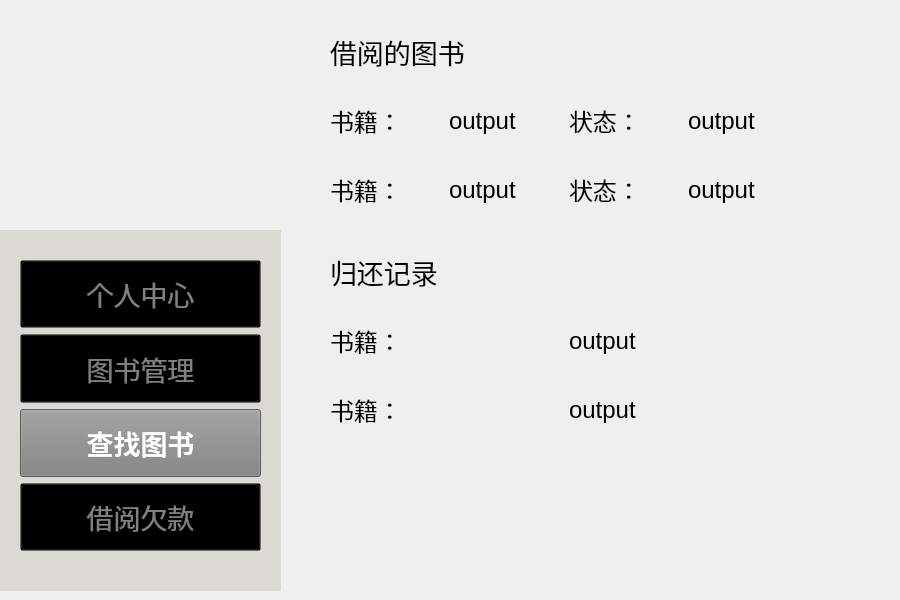
<?xml version="1.0" encoding="UTF-8"?>
<ui version="4.0">
 <class>find_window</class>
 <widget class="QWidget" name="find_window">
  <property name="geometry">
   <rect>
    <x>0</x>
    <y>0</y>
    <width>900</width>
    <height>600</height>
   </rect>
  </property>
  <property name="windowTitle">
   <string>Form</string>
  </property>
  <widget class="QWidget" name="verticalLayoutWidget">
   <property name="geometry">
    <rect>
     <x>0</x>
     <y>230</y>
     <width>281</width>
     <height>361</height>
    </rect>
   </property>
   <layout class="QVBoxLayout" name="mode">
    <item>
     <widget class="QFrame" name="frame">
      <property name="enabled">
       <bool>true</bool>
      </property>
      <property name="acceptDrops">
       <bool>false</bool>
      </property>
      <property name="autoFillBackground">
       <bool>false</bool>
      </property>
      <property name="styleSheet">
       <string notr="true">QFrame {
    background-color: rgb(218,217,211); 
}
</string>
      </property>
      <property name="frameShape">
       <enum>QFrame::Shape::NoFrame</enum>
      </property>
      <property name="frameShadow">
       <enum>QFrame::Shadow::Plain</enum>
      </property>
      <widget class="QWidget" name="verticalLayoutWidget_2">
       <property name="geometry">
        <rect>
         <x>20</x>
         <y>30</y>
         <width>241</width>
         <height>291</height>
        </rect>
       </property>
       <layout class="QVBoxLayout" name="verticalLayout_2">
        <item>
         <widget class="QPushButton" name="PersonalMode_Button">
          <property name="enabled">
           <bool>true</bool>
          </property>
          <property name="sizePolicy">
           <sizepolicy hsizetype="Expanding" vsizetype="Expanding">
            <horstretch>0</horstretch>
            <verstretch>0</verstretch>
           </sizepolicy>
          </property>
          <property name="font">
           <font>
            <pointsize>20</pointsize>
            <bold>false</bold>
           </font>
          </property>
          <property name="focusPolicy">
           <enum>Qt::FocusPolicy::ClickFocus</enum>
          </property>
          <property name="layoutDirection">
           <enum>Qt::LayoutDirection::LeftToRight</enum>
          </property>
          <property name="autoFillBackground">
           <bool>false</bool>
          </property>
          <property name="styleSheet">
           <string notr="true">QPushButton {
    background-color: transparent;
    color: grey;
}
</string>
          </property>
          <property name="text">
           <string>个人中心</string>
          </property>
         </widget>
        </item>
        <item>
         <widget class="QPushButton" name="BookMode_Button">
          <property name="enabled">
           <bool>true</bool>
          </property>
          <property name="sizePolicy">
           <sizepolicy hsizetype="Expanding" vsizetype="Expanding">
            <horstretch>0</horstretch>
            <verstretch>0</verstretch>
           </sizepolicy>
          </property>
          <property name="palette">
           <palette>
            <active>
             <colorrole role="WindowText">
              <brush brushstyle="SolidPattern">
               <color alpha="255">
                <red>128</red>
                <green>128</green>
                <blue>128</blue>
               </color>
              </brush>
             </colorrole>
             <colorrole role="Button">
              <brush brushstyle="SolidPattern">
               <color alpha="0">
                <red>0</red>
                <green>0</green>
                <blue>0</blue>
               </color>
              </brush>
             </colorrole>
             <colorrole role="Text">
              <brush brushstyle="SolidPattern">
               <color alpha="255">
                <red>128</red>
                <green>128</green>
                <blue>128</blue>
               </color>
              </brush>
             </colorrole>
             <colorrole role="ButtonText">
              <brush brushstyle="SolidPattern">
               <color alpha="255">
                <red>128</red>
                <green>128</green>
                <blue>128</blue>
               </color>
              </brush>
             </colorrole>
             <colorrole role="Base">
              <brush brushstyle="SolidPattern">
               <color alpha="0">
                <red>0</red>
                <green>0</green>
                <blue>0</blue>
               </color>
              </brush>
             </colorrole>
             <colorrole role="Window">
              <brush brushstyle="SolidPattern">
               <color alpha="0">
                <red>0</red>
                <green>0</green>
                <blue>0</blue>
               </color>
              </brush>
             </colorrole>
             <colorrole role="PlaceholderText">
              <brush brushstyle="SolidPattern">
               <color alpha="128">
                <red>128</red>
                <green>128</green>
                <blue>128</blue>
               </color>
              </brush>
             </colorrole>
            </active>
            <inactive>
             <colorrole role="WindowText">
              <brush brushstyle="SolidPattern">
               <color alpha="255">
                <red>128</red>
                <green>128</green>
                <blue>128</blue>
               </color>
              </brush>
             </colorrole>
             <colorrole role="Button">
              <brush brushstyle="SolidPattern">
               <color alpha="0">
                <red>0</red>
                <green>0</green>
                <blue>0</blue>
               </color>
              </brush>
             </colorrole>
             <colorrole role="Text">
              <brush brushstyle="SolidPattern">
               <color alpha="255">
                <red>128</red>
                <green>128</green>
                <blue>128</blue>
               </color>
              </brush>
             </colorrole>
             <colorrole role="ButtonText">
              <brush brushstyle="SolidPattern">
               <color alpha="255">
                <red>128</red>
                <green>128</green>
                <blue>128</blue>
               </color>
              </brush>
             </colorrole>
             <colorrole role="Base">
              <brush brushstyle="SolidPattern">
               <color alpha="0">
                <red>0</red>
                <green>0</green>
                <blue>0</blue>
               </color>
              </brush>
             </colorrole>
             <colorrole role="Window">
              <brush brushstyle="SolidPattern">
               <color alpha="0">
                <red>0</red>
                <green>0</green>
                <blue>0</blue>
               </color>
              </brush>
             </colorrole>
             <colorrole role="PlaceholderText">
              <brush brushstyle="SolidPattern">
               <color alpha="128">
                <red>128</red>
                <green>128</green>
                <blue>128</blue>
               </color>
              </brush>
             </colorrole>
            </inactive>
            <disabled>
             <colorrole role="WindowText">
              <brush brushstyle="SolidPattern">
               <color alpha="255">
                <red>128</red>
                <green>128</green>
                <blue>128</blue>
               </color>
              </brush>
             </colorrole>
             <colorrole role="Button">
              <brush brushstyle="SolidPattern">
               <color alpha="0">
                <red>0</red>
                <green>0</green>
                <blue>0</blue>
               </color>
              </brush>
             </colorrole>
             <colorrole role="Text">
              <brush brushstyle="SolidPattern">
               <color alpha="255">
                <red>128</red>
                <green>128</green>
                <blue>128</blue>
               </color>
              </brush>
             </colorrole>
             <colorrole role="ButtonText">
              <brush brushstyle="SolidPattern">
               <color alpha="255">
                <red>128</red>
                <green>128</green>
                <blue>128</blue>
               </color>
              </brush>
             </colorrole>
             <colorrole role="Base">
              <brush brushstyle="SolidPattern">
               <color alpha="0">
                <red>0</red>
                <green>0</green>
                <blue>0</blue>
               </color>
              </brush>
             </colorrole>
             <colorrole role="Window">
              <brush brushstyle="SolidPattern">
               <color alpha="0">
                <red>0</red>
                <green>0</green>
                <blue>0</blue>
               </color>
              </brush>
             </colorrole>
             <colorrole role="PlaceholderText">
              <brush brushstyle="SolidPattern">
               <color alpha="128">
                <red>128</red>
                <green>128</green>
                <blue>128</blue>
               </color>
              </brush>
             </colorrole>
            </disabled>
           </palette>
          </property>
          <property name="font">
           <font>
            <pointsize>20</pointsize>
            <bold>false</bold>
           </font>
          </property>
          <property name="mouseTracking">
           <bool>false</bool>
          </property>
          <property name="acceptDrops">
           <bool>false</bool>
          </property>
          <property name="layoutDirection">
           <enum>Qt::LayoutDirection::LeftToRight</enum>
          </property>
          <property name="autoFillBackground">
           <bool>false</bool>
          </property>
          <property name="styleSheet">
           <string notr="true">QPushButton {
    background-color: transparent;
    color: grey;
}
</string>
          </property>
          <property name="text">
           <string>图书管理</string>
          </property>
         </widget>
        </item>
        <item>
         <widget class="QPushButton" name="FindBookMode_Button">
          <property name="sizePolicy">
           <sizepolicy hsizetype="Expanding" vsizetype="Expanding">
            <horstretch>0</horstretch>
            <verstretch>0</verstretch>
           </sizepolicy>
          </property>
          <property name="font">
           <font>
            <pointsize>20</pointsize>
            <bold>true</bold>
           </font>
          </property>
          <property name="layoutDirection">
           <enum>Qt::LayoutDirection::LeftToRight</enum>
          </property>
          <property name="autoFillBackground">
           <bool>false</bool>
          </property>
          <property name="styleSheet">
           <string notr="true">QPushButton {
    background-color: gray;
    color: white;
}</string>
          </property>
          <property name="text">
           <string>查找图书</string>
          </property>
         </widget>
        </item>
        <item>
         <widget class="QPushButton" name="PayMode_Button">
          <property name="sizePolicy">
           <sizepolicy hsizetype="Expanding" vsizetype="Expanding">
            <horstretch>0</horstretch>
            <verstretch>0</verstretch>
           </sizepolicy>
          </property>
          <property name="font">
           <font>
            <pointsize>20</pointsize>
           </font>
          </property>
          <property name="layoutDirection">
           <enum>Qt::LayoutDirection::LeftToRight</enum>
          </property>
          <property name="autoFillBackground">
           <bool>false</bool>
          </property>
          <property name="styleSheet">
           <string notr="true">QPushButton {
    background-color: transparent;
    color: grey;
}
</string>
          </property>
          <property name="text">
           <string>借阅欠款</string>
          </property>
         </widget>
        </item>
       </layout>
       <zorder>BookMode_Button</zorder>
       <zorder>FindBookMode_Button</zorder>
       <zorder>PayMode_Button</zorder>
       <zorder>PersonalMode_Button</zorder>
      </widget>
     </widget>
    </item>
   </layout>
  </widget>
  <widget class="QLabel" name="cat_1">
   <property name="geometry">
    <rect>
     <x>730</x>
     <y>350</y>
     <width>171</width>
     <height>221</height>
    </rect>
   </property>
   <property name="sizePolicy">
    <sizepolicy hsizetype="Expanding" vsizetype="Expanding">
     <horstretch>0</horstretch>
     <verstretch>0</verstretch>
    </sizepolicy>
   </property>
   <property name="maximumSize">
    <size>
     <width>300</width>
     <height>300</height>
    </size>
   </property>
   <property name="text">
    <string/>
   </property>
   <property name="pixmap">
    <pixmap resource="resources.qrc">:/images/E:/document/year_one/3rd/Cat(1).png</pixmap>
   </property>
   <property name="scaledContents">
    <bool>true</bool>
   </property>
  </widget>
  <widget class="QWidget" name="verticalLayoutWidget_4">
   <property name="geometry">
    <rect>
     <x>330</x>
     <y>240</y>
     <width>471</width>
     <height>201</height>
    </rect>
   </property>
   <layout class="QVBoxLayout" name="verticalLayout_3">
    <item>
     <widget class="QLabel" name="label_7">
      <property name="font">
       <font>
        <family>华文隶书</family>
        <pointsize>20</pointsize>
       </font>
      </property>
      <property name="text">
       <string>归还记录</string>
      </property>
     </widget>
    </item>
    <item>
     <layout class="QHBoxLayout" name="horizontalLayout_3">
      <item>
       <widget class="QLabel" name="label_15">
        <property name="font">
         <font>
          <pointsize>18</pointsize>
         </font>
        </property>
        <property name="text">
         <string>书籍：</string>
        </property>
       </widget>
      </item>
      <item>
       <widget class="QLabel" name="label_16">
        <property name="font">
         <font>
          <pointsize>18</pointsize>
         </font>
        </property>
        <property name="text">
         <string>output</string>
        </property>
       </widget>
      </item>
     </layout>
    </item>
    <item>
     <layout class="QHBoxLayout" name="horizontalLayout_4">
      <item>
       <widget class="QLabel" name="label_19">
        <property name="font">
         <font>
          <pointsize>18</pointsize>
         </font>
        </property>
        <property name="text">
         <string>书籍：</string>
        </property>
       </widget>
      </item>
      <item>
       <widget class="QLabel" name="label_20">
        <property name="font">
         <font>
          <pointsize>18</pointsize>
         </font>
        </property>
        <property name="text">
         <string>output</string>
        </property>
       </widget>
      </item>
     </layout>
    </item>
   </layout>
  </widget>
  <widget class="QWidget" name="verticalLayoutWidget_3">
   <property name="geometry">
    <rect>
     <x>330</x>
     <y>20</y>
     <width>471</width>
     <height>201</height>
    </rect>
   </property>
   <layout class="QVBoxLayout" name="verticalLayout">
    <item>
     <widget class="QLabel" name="label_5">
      <property name="font">
       <font>
        <family>华文隶书</family>
        <pointsize>20</pointsize>
       </font>
      </property>
      <property name="text">
       <string>借阅的图书</string>
      </property>
     </widget>
    </item>
    <item>
     <layout class="QHBoxLayout" name="horizontalLayout_2">
      <item>
       <widget class="QLabel" name="label_11">
        <property name="font">
         <font>
          <pointsize>18</pointsize>
         </font>
        </property>
        <property name="text">
         <string>书籍：</string>
        </property>
       </widget>
      </item>
      <item>
       <widget class="QLabel" name="label_12">
        <property name="font">
         <font>
          <pointsize>18</pointsize>
         </font>
        </property>
        <property name="text">
         <string>output</string>
        </property>
       </widget>
      </item>
      <item>
       <widget class="QLabel" name="label_13">
        <property name="font">
         <font>
          <pointsize>18</pointsize>
         </font>
        </property>
        <property name="text">
         <string>状态：</string>
        </property>
       </widget>
      </item>
      <item>
       <widget class="QLabel" name="label_14">
        <property name="font">
         <font>
          <pointsize>18</pointsize>
         </font>
        </property>
        <property name="text">
         <string>output</string>
        </property>
       </widget>
      </item>
     </layout>
    </item>
    <item>
     <layout class="QHBoxLayout" name="horizontalLayout">
      <item>
       <widget class="QLabel" name="label_8">
        <property name="font">
         <font>
          <pointsize>18</pointsize>
         </font>
        </property>
        <property name="text">
         <string>书籍：</string>
        </property>
       </widget>
      </item>
      <item>
       <widget class="QLabel" name="label_6">
        <property name="font">
         <font>
          <pointsize>18</pointsize>
         </font>
        </property>
        <property name="text">
         <string>output</string>
        </property>
       </widget>
      </item>
      <item>
       <widget class="QLabel" name="label_9">
        <property name="font">
         <font>
          <pointsize>18</pointsize>
         </font>
        </property>
        <property name="text">
         <string>状态：</string>
        </property>
       </widget>
      </item>
      <item>
       <widget class="QLabel" name="label_10">
        <property name="font">
         <font>
          <pointsize>18</pointsize>
         </font>
        </property>
        <property name="text">
         <string>output</string>
        </property>
       </widget>
      </item>
     </layout>
    </item>
   </layout>
  </widget>
  <widget class="QLabel" name="logo">
   <property name="enabled">
    <bool>true</bool>
   </property>
   <property name="geometry">
    <rect>
     <x>0</x>
     <y>0</y>
     <width>281</width>
     <height>271</height>
    </rect>
   </property>
   <property name="styleSheet">
    <string notr="true">QLabel {
    background-color: transparent;
}
</string>
   </property>
   <property name="frameShape">
    <enum>QFrame::Shape::NoFrame</enum>
   </property>
   <property name="frameShadow">
    <enum>QFrame::Shadow::Plain</enum>
   </property>
   <property name="text">
    <string/>
   </property>
   <property name="pixmap">
    <pixmap resource="resources.qrc">:/images/E:/document/year_one/3rd/Logo.png</pixmap>
   </property>
   <property name="scaledContents">
    <bool>true</bool>
   </property>
   <property name="wordWrap">
    <bool>false</bool>
   </property>
   <property name="openExternalLinks">
    <bool>false</bool>
   </property>
   <property name="textInteractionFlags">
    <set>Qt::TextInteractionFlag::LinksAccessibleByMouse</set>
   </property>
  </widget>
 </widget>
 <resources>
  <include location="resources.qrc"/>
 </resources>
 <connections/>
</ui>
